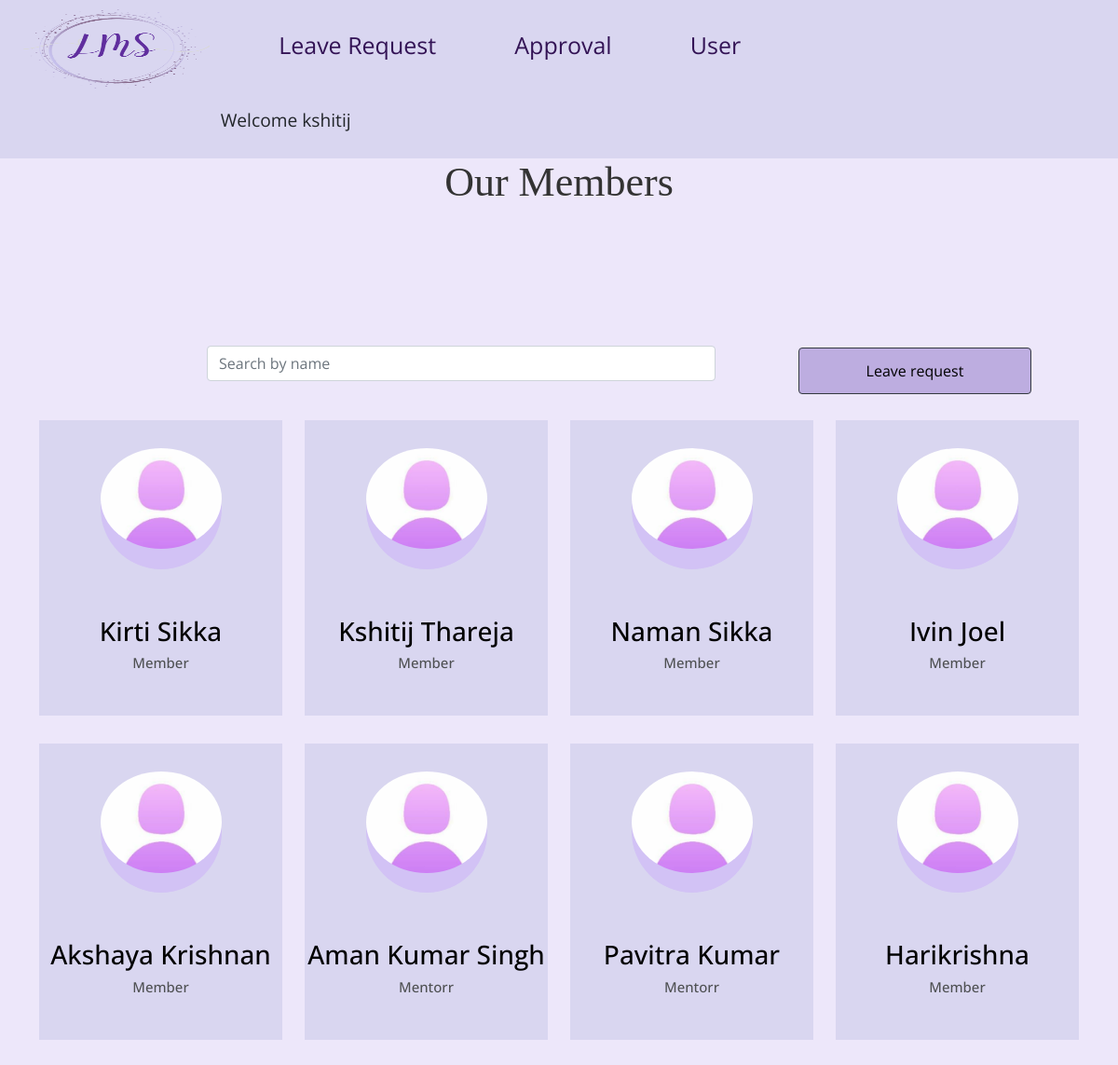
The app's page /lms/lms (signed in) with its own data.
### lms/models.py (models this page shows, shortened)
class Members(models.Model):
    user = models.ForeignKey(User,on_delete=models.CASCADE,default=1)
    username = models.CharField(max_length=100)
    first_name = models.CharField(max_length=50)
    gender=models.CharField(max_length=50)
    status = models.CharField(max_length=100)
    email = models.EmailField()
    year = models.IntegerField()
    mentee = models.CharField(max_length=100)
    mentor = models.CharField(max_length=100)
    mentoremail=models.CharField(max_length=100)
    image=models.ImageField(upload_to='profile_image', blank=True)
    n_approved= models.IntegerField()

### lms/views.py (the view)
# urls.py: path('lms', views.members_list, name='members'),
def members_list(request):
    members = Members.objects.all()
    value = any(member.year in [2020, 2021] for member in members if member.username == request.user.username)
    return render(request, 'dashboard/members_list.html', {'members': members, "value": value})

### lms/templates/dashboard/members_list.html (shortened to what this page needs)
{% load static %}
<!DOCTYPE html>
<html lang="en">
<head>
    <link rel="stylesheet" href="{% static 'css/style.css' %}">
    <link rel="stylesheet" href="https://cdn.jsdelivr.net/npm/bootstrap@5.1.3/dist/css/bootstrap.min.css">
</head>
<body>
    <form method="post">
        {% include 'dashboard/navbar.html' %}
        <div class="container">
            <h2>Our Members</h2>
            <div class="row align-items-end">
                <div class="col-12 col-md-6">
                    <div class="search-box">
                        <input name="search" type="text" class="form-control w-100" id="myInput" onkeyup="myFunction()" placeholder="Search by name">
                    </div>
                </div>
                <div class="col-12 col-md-6 d-flex justify-content-start">
                    <div class="ml-md-2">
                        <a href="leave">
                            <button type="button" id="req" class="btn btn-outline-dark">Leave request</button>
                        </a>
                    </div>
                </div>
            </div>
            <div class="row">
                {% for detail in members %}
                    <div class="col-12 col-sm-6 col-md-4 col-lg-3">
                        <div class="our-team">
                            <div class="picture">
                                <img class="img-fluid" src="{% static 'images/person1.jpeg' %}" alt="{{ detail.first_name }} Image">
                            </div>
                            <div class="team-content">
                              <h3 class="name"><a href="user/{{ detail.id }}" style="color: black; text-decoration: none;">{{ detail.first_name }}</a></h3>
                                <h4 class="title">{{ detail.status }}</h4>
                            </div>
                        </div>
                    </div>
                {% endfor %}
            </div>
        </div>
    </form>
</body>
</html>

### lms/templates/dashboard/navbar.html (shortened to what this page needs)
<nav>
    <ul>
        <li class="logo"><a href="/"><img src="..\static\images\Logo.png" style="height: 85px; width: 200px;"></a></li>
        <li class="grey"><a href="leave">Leave Request</a></li>
        <li class="grey"><a href="approve">Approval</a></li>
        <li class="grey"><a href="lms">User</a></li>
        <li></li>
        <li></li>
        <li></li>
        <li></li>
        <li></li>
        <li></li>
        <li></li>
        <li></li>
        <li></li> <li></li>
        <li class="welcome-message">
            {% if user.is_authenticated %}
                <p class="info">Welcome {{ user.username }}</p>
            {% else %}
                <p>You are not logged in.</p>
            {% endif %}
        </li>
    </ul>
</nav>

### lms/static/css/style.css (style rules this page uses)
body { overflow-x: hidden; }
#myInput { position: relative; top: 140px; left: 180px; }
.btn { position: relative; height: 71%; top: -28px; width: 12%; left: 98%; }

### lms/templates/dashboard/members_list.html (style rules this page uses)
.search-box { width: 100%; height: 220px; margin-bottom: 0; / }
.btn.btn-outline-dark { color: black; background-color: #BDADE0; border-color: #343a40; width: 250px; height: 50px; }
.our-team { padding: 30px 0 40px; margin-bottom: 30px; background-color: rgba(217, 214, 240, 1); text-align: center; overflow: hidden; position: relative; }
.our-team .picture { display: inline-block; height: 130px; width: 130px; margin-bottom: 50px; z-index: 1; position: relative; }
.our-team .picture::before { content: ""; width: 100%; height: 0; border-radius: 50%; background-color: rgb(200, 182, 240); position: absolute; bottom: 135%; right: 0; left: 0; opacity: 0.9; transform: scale(3); transition: all 0.3s linear 0s; }
.our-team .picture::after { content: ""; width: 100%; height: 100%; border-radius: 50%; background-color: rgb(210, 194, 245); position: absolute; top: 0; left: 0; z-index: -1; }
h2 { color: #333; font-size: 44px; margin-top: 100px; }
.our-team .picture img { width: 100%; height: auto; border-radius: 50%; transform: scale(1); transition: all 0.9s ease 0s; }
.our-team .title { display: block; font-size: 15px; color: #4e5052; text-transform: capitalize; }

### lms/templates/dashboard/navbar.html (style rules this page uses)
body { margin: 0; padding: 0; background-color: rgba(237, 231, 250, 1); font-family: 'Open Sans', sans-serif; }
.logo { display: inline-block; padding: 10px 25px; }
nav { background-color: rgba(217, 214, 240, 1); }
ul { list-style-type: none; margin: 0; padding: 0; overflow: hidden; }
li { font-size: larger; display: inline-block; padding: 10px 20px; margin-right: 10px; }
li:last-child { margin-right: 0; margin-left: auto; }
.grey { font-size: 25px; text-align: center; padding: 20px 35px; text-decoration: none; border-radius: 18px; color: #fff; }
h2 { font-family: 'Merriweather', serif; margin-top: 0; text-align: center; }
nav a { color: rgb(51, 19, 85); text-decoration: none; }
.welcome-message { margin-left: auto; }

### records on screen
Members: first_name "Kirti Sikka", status "Member"
Members: first_name "Kshitij Thareja", status "Member"
Members: first_name "Naman Sikka", status "Member"
Members: first_name "Ivin Joel", status "Member"
Members: first_name "Akshaya Krishnan", status "Member"
Members: first_name "Aman Kumar Singh", status "Mentorr"
Members: first_name "Pavitra Kumar", status "Mentorr"
Members: first_name "Harikrishna", status "Member"

### other values on screen
{{ user.username }} "kshitij"
